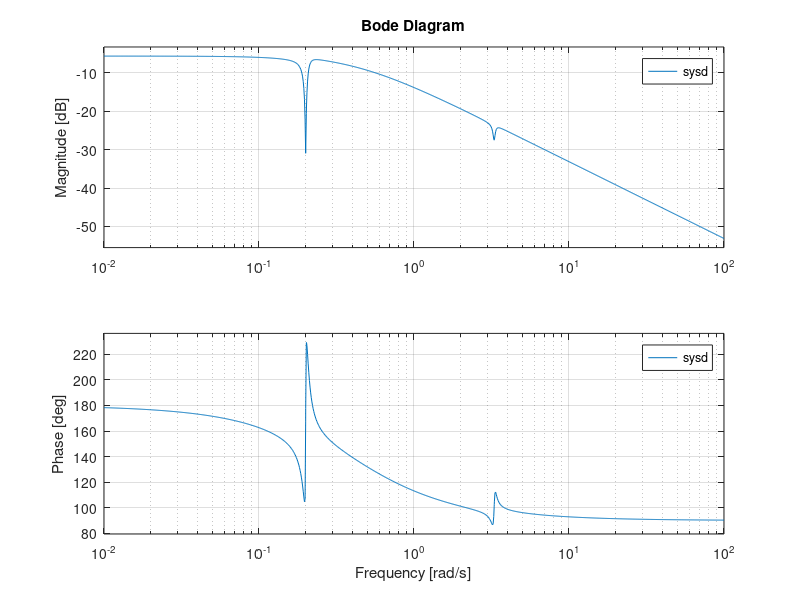
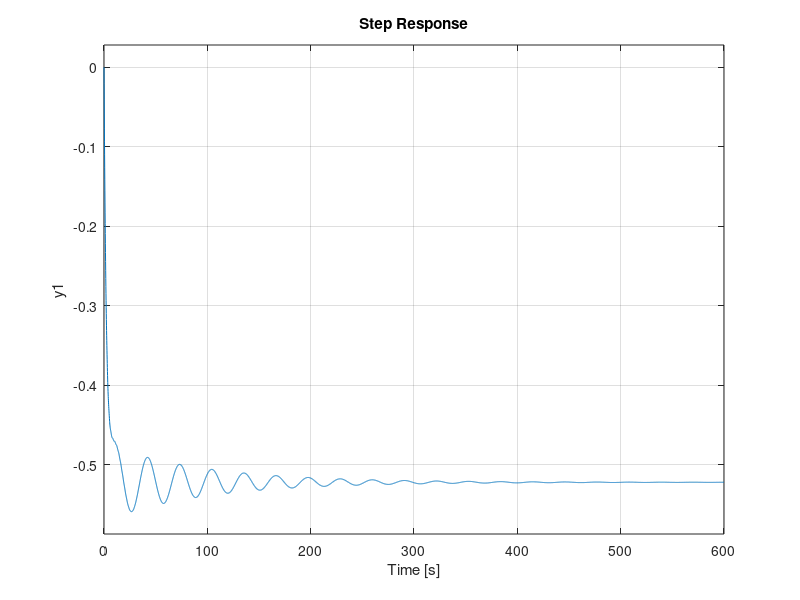

Reproduce these figures in MATLAB, in order. (Note: this script raises an error after producing the figures.)
load statespace_data A B C D

% disturbance: only third input, only third column of B
Bd = B(:,3);
DSISO = 0;
CSISO = C(1,:);

sysd = -ss(A, Bd, CSISO, DSISO);

% defining system TF
[bd, ad] = ss2tf(A, Bd, CSISO, DSISO);

Gdisturbed = tf(bd, ad);

% uncontrolled response
figure
bode(sysd)
figure
step(sysd)
stepinfo(sysd)

%% pz maps
figure
pzmap(Gdisturbed)
p = pole(Gdisturbed);
z = zero(Gdisturbed);


%% response to original controller
[Gm, Pm, Wcg, Wcp] = margin(Gdisturbed);
Kp = 0.91;
Ki = 0.28;
Kd = 0;
K = pid(Kp,Ki,Kd);

% defining CL with input disturbance between G and Ko
CL0 = Gdisturbed/(1+Gdisturbed*K);

figure
bode(CL0)
step(CL0)
stepinfo(CL0)

%% tuning controller to fit disturbance
Kpn = 1.5;
Kin = 0.5;
Kdn = 0;
Knew = pid(Kpn, Kin, Kdn);

pidTuner(Gdisturbed)

CLn = Gdisturbed/(1+Gdisturbed*Knew);

figure
bode(CLn)
step(CLn)
stepinfo(CLn)
